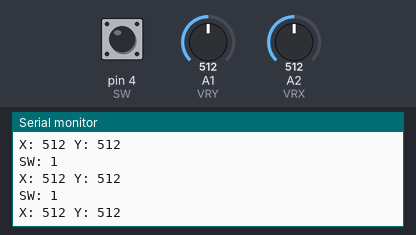
The sketch below on a simulated Arduino Uno, built with avr-gcc and run on an emulated ATmega328P. On the bench: the last lines printed to the serial monitor. The test bench sets the inputs (shaded band); at power-on: A1 (VRY) = 512, A2 (VRX) = 512, pin 4 (SW) HIGH.

Above: at 1.2 s.
1.3 s: A1 (VRY) set to 716
At 1.72 s:
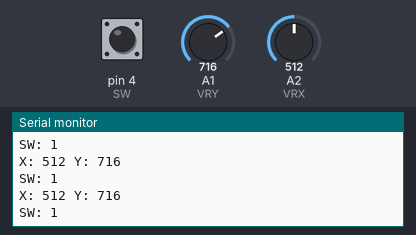
2.8 s: A2 (VRX) set to 716
At 2.83 s:
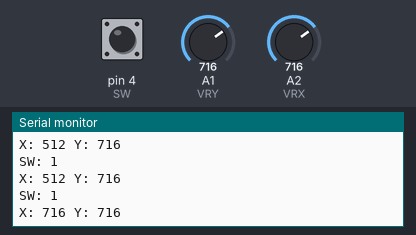
4.3 s: pin 4 (SW) pulled LOW for 0.15 s
5.9 s: A1 (VRY) set to 900
At 5.95 s:
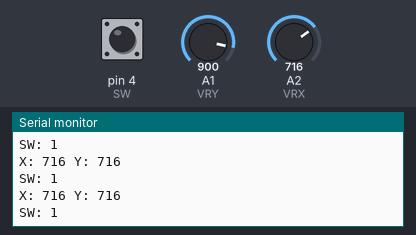
8.9 s: A2 (VRX) set to 900
At 8.97 s:
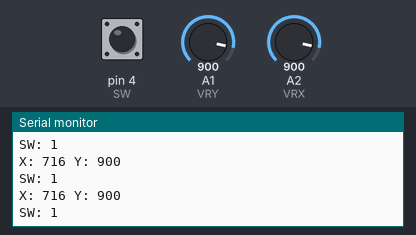
Timing chart, 0 to 11.4 s (numbered marks = the images above; inputs shaded):
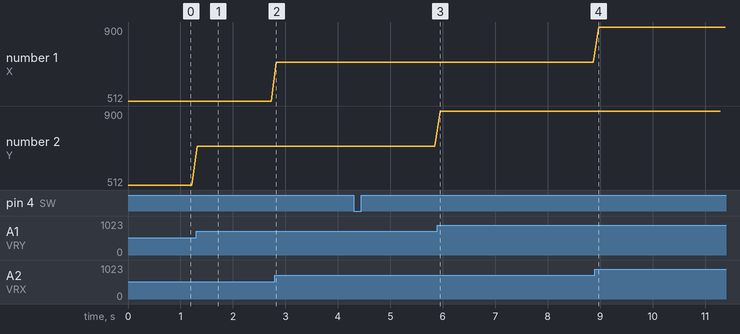

Measured:
- after the input at 1.3 s, the serial monitor: prints a new line at once (image 1)
- after the input at 2.8 s, the serial monitor: prints a new line at once (image 2)
- plotted number 2: 512 → 716 after the input at 1.3 s, 716 → 900 after the input at 5.9 s

The sketch:

PrintJoystick.ino
```cpp
int VRY = A1;
int VRX = A2;
int SW = 4;

void setup() {
  // put your setup code here, to run once:
  Serial.begin(9600);

  pinMode(SW, INPUT_PULLUP);
}

void loop() {
  int y = analogRead(VRY);
  int x = analogRead(VRX);

  Serial.print("SW: ");
  Serial.println(digitalRead(SW));
  Serial.print("X: ");
  Serial.print(x);
  Serial.print(" Y: ");
  Serial.println(y);


  delay(100);
}
```
